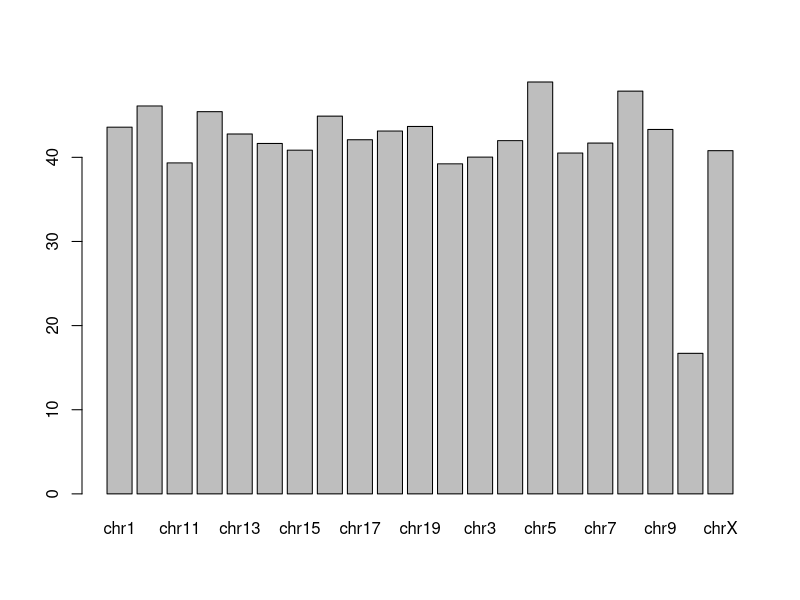
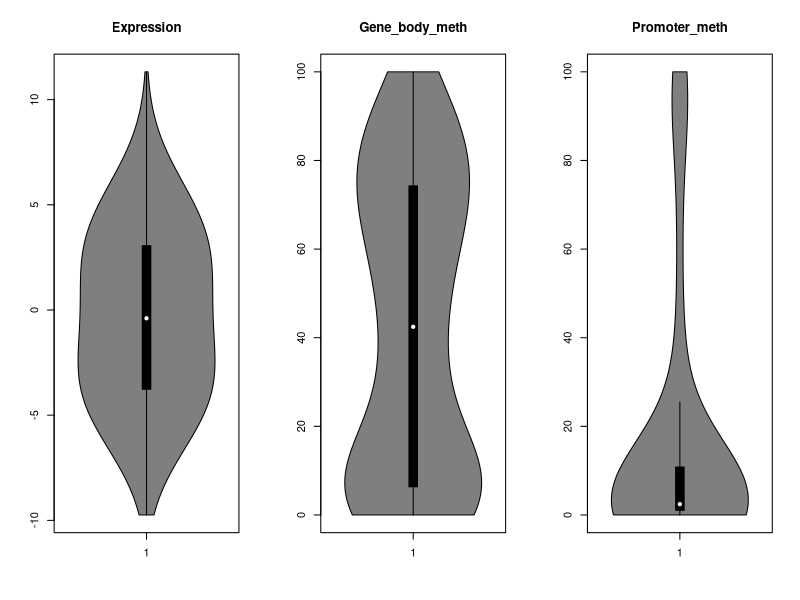

These charts were generated, in order, by the following R code:
setwd("o:/Training/Advanced R/Advanced R Data/")

# Exercise 1
read.delim("methylation.txt") -> methylation
read.delim("expression.txt") -> expression

nrow(methylation)

methylation[methylation$Promoter_meth != -1,] -> methylation

nrow(methylation)

expression[!duplicated(expression$Probe),] -> expression

sum(grepl("Olfr",expression$Probe))

# Exercise 2
expression$Chromosome <- paste("chr",expression$Chromosome,sep="")

methylation$Probe[!(methylation$Probe %in% expression$Probe)]

merge(expression,methylation) -> merged.data

# Exercise 3
apply(merged.data[,6:8],2,range)

tapply(merged.data$Gene_body_meth,merged.data$Chromosome,mean)
barplot(tapply(merged.data$Gene_body_meth,merged.data$Chromosome,mean))

# Exercise 4
sem <- function (x,absent=NA) {
  
  if (sum(is.na(x)) > 0) return (absent)
  
  return (sd(x)/sqrt(length(x)))
}

tapply(merged.data$Gene_body_meth,merged.data$Chromosome,sem)

# Exercise 5
library(vioplot)
par(mfrow=c(1,3))
sapply(colnames(merged.data)[6:8],function(x) {
  vioplot(merged.data[[x]])
  title(x)
}
)
